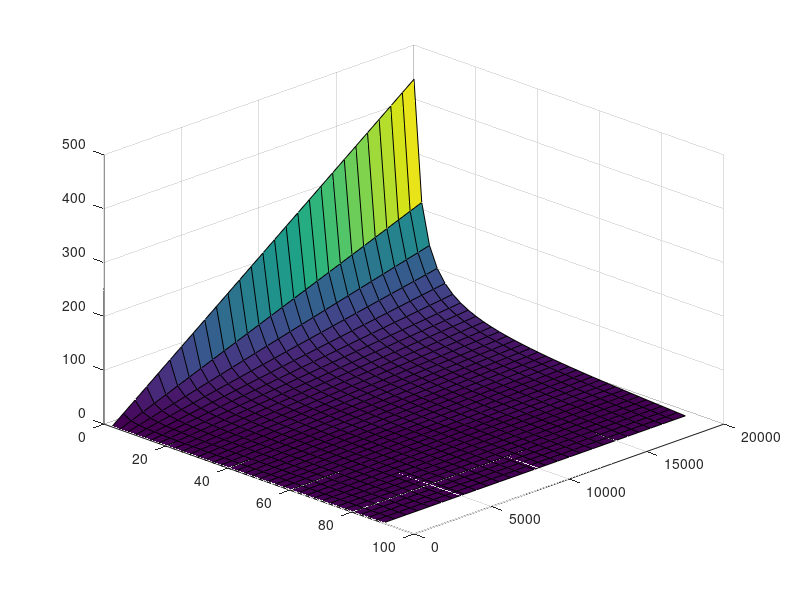

Write the MATLAB code that produced this figure. (Note: this script raises an error after producing the figure.)
%% Physical constants

G = 6.673e-11; % universal gravitational constant, m3 * kg-1 * s-2
M_E = 5.9722e24 ; % mass of the Earth, kg
R = 6371008.8; % radius of the Earth, m
Omega_E = 2*pi / 86400; % earth's rotation in rad / s

Omega_E_vector = [0;0;Omega_E]; % angular velocity vector for Earth's rotation in the ECI coordinate system

%% Effect of observation altitude to the range of a eavesdropping sensor in
% relation to different elevation angles of the terminal.

d = @(h,ele)(h ./ (tand(ele)) / 1000); % maximum range in kilometers

% Let's plot d for elevation range of 10 deg to 90 deg and observation
% altitude in range of 100 meters to 20 km.
ele = 0:2.5:90; % elevation angle in degrees
h = 0:750:20000; % aircraft altitude in meters

[H, E] = meshgrid(h, ele);

s = surf(E, H, d(H, E));
view(45,30);
ax = ancestor(s, 'axes');
ax.YAxis.Exponent = 0;
ax.ZAxis.Exponent = 0;
%ax.YLim = [0,20000];
%ax.XLim = [5,95];

xlabel('e (deg)');
ylabel('h (m)');
zlabel('d (km)');
contourf(H,E,d(H,E));



%% Orbital radius in relation to velocity of the sub-satellite point (in km/s).
v_air = @(h,r_orbit)( (h+R) ./ sqrt((r_orbit + R).^3 / (G*M_E)) );

% Plot the velocity for orbital radius in range of 500 km to 37000 km.
% Difference in the observing aircraft's altitude has a very minor
% influence on the velocity and can be ignored in the calculation (Earth's
% radius dominates)
r_orbit = 500e3:500e3:37e6;

[H_air, R_orbit] = meshgrid(h, r_orbit);

p_v_air = plot(r_orbit, v_air(10000,r_orbit));

%% In the case of GEO, Earth's rotation cancels the velocity of the
% sub-satellite point. Next, we will evaluate the effect of orbital period
% and inclination to the velocity of the sub-satellite point. We setup the
% orbits in the ECI coordinate system and account for the Earth's rotation
% by converting to ECF.

inclination = 0:0.1:pi; % inclination in degrees
orbital_period = 6400:2000:86400; % in seconds

roty = @(t)[cos(t) 0 sin(t); 0 1 0; -sin(t) 0 cos(t)] ;

omega_ECF_magnitude = @(i, T)( norm(roty(i) * ( (2*pi / T) .* [0;0;1] ) - Omega_E_vector));

[I_orbit, T_orbit] = meshgrid(inclination, orbital_period);

omega_arr = arrayfun(omega_ECF_magnitude, I_orbit, T_orbit);

v_air_arr = R .* omega_arr;

s_omega_ECF_norm = surf(I_orbit, T_orbit, v_air_arr);
view(-135,10);